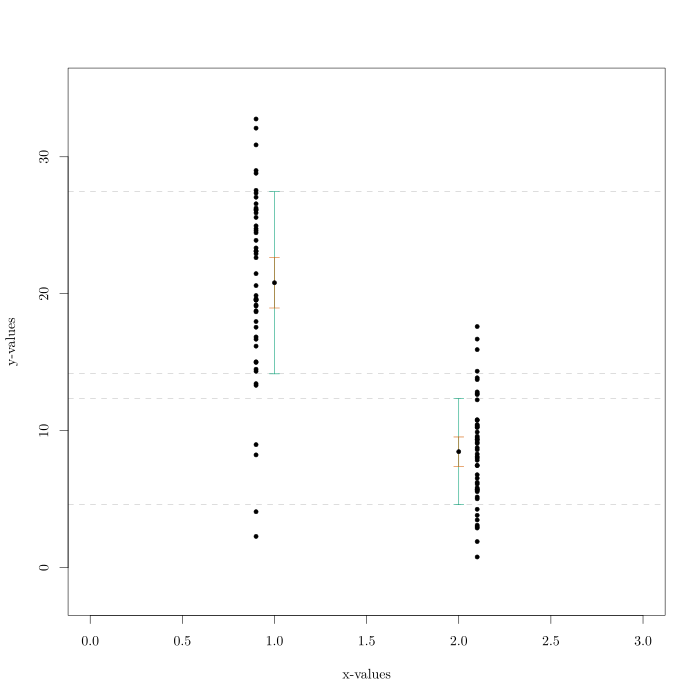

The R source for this figure:
# Demonstration of confidence and standard deviation 
# intervall for two normally distributed populations.

source('pkg/initalize.R', local = TRUE)

# Export figures with tikz.
make_tikz = FALSE
if (make_tikz) tikzRexport('PopulationConfidenceIntervall.tex')

# Make some normally distributed random numbers with fixed seed
N = 50
set.seed(1)

y1 = rnorm(N, mean = 20, sd = 8)
y2 = rnorm(N, mean = 8, sd = 4)

alpha = 0.05

# Z tables commenly use two digits
#Z = abs(round(qnorm(alpha/2), digits = 2))

# Confidence intervall could be taken from t.test
# NOTE: The values are slightly different.
# htest1 = t.test(y1, conf.level = 1 - alpha)
# htest1$conf.int
# as.numeric(htest1$conf.int[1])
# as.numeric(htest1$conf.int[2])

Z = abs(qnorm(alpha/2))
E1 = Z*sd(y1)/sqrt(N)
E2 = Z*sd(y2)/sqrt(N)

plot(rep(0.9, N), y1, xlim = c(0,3), ylim = c(-2,35), pch = 20, xlab = 'x-values', ylab = 'y-values')
points(rep(2.1, N), y2, pch = 20)

abline(h = mean(y1)-sd(y1), lty = 2, lwd = 0.25)
abline(h = mean(y1)+sd(y1), lty = 2, lwd = 0.25)
abline(h = mean(y2)-sd(y2), lty = 2, lwd = 0.25)
abline(h = mean(y2)+sd(y2), lty = 2, lwd = 0.25)

arrows(1, mean(y1)-sd(y1), 1, mean(y1)+sd(y1), length=0.05, angle=90, code=3, col = cb_bluishgreen)
arrows(2, mean(y2)-sd(y2), 2, mean(y2)+sd(y2), length=0.05, angle=90, code=3, col = cb_bluishgreen)

arrows(1, mean(y1)-E1, 1, mean(y1)+E1, length=0.05, angle=90, code=3, col = cb_vermillion)
arrows(2, mean(y2)-E2, 2, mean(y2)+E2, length=0.05, angle=90, code=3, col = cb_vermillion)

points(1, mean(y1), pch = 20)
points(2, mean(y2), pch = 20)

if (make_tikz) dev.off()
